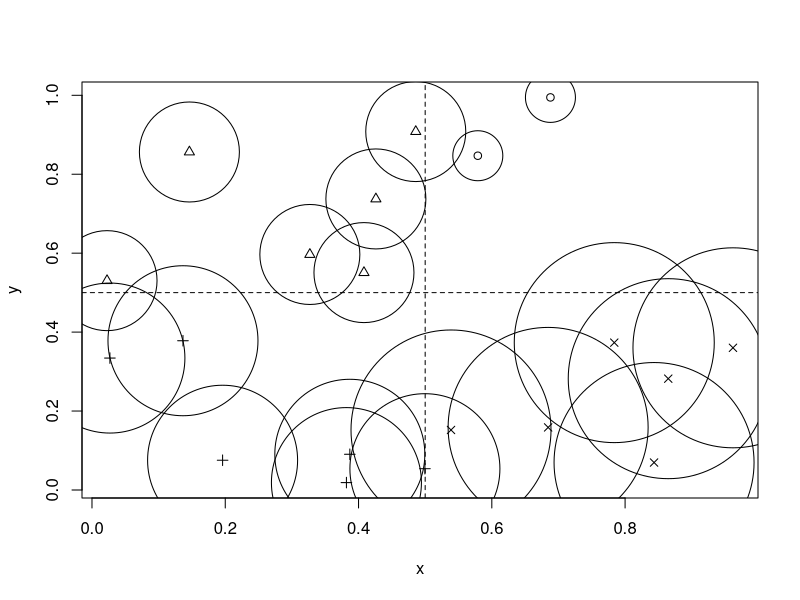
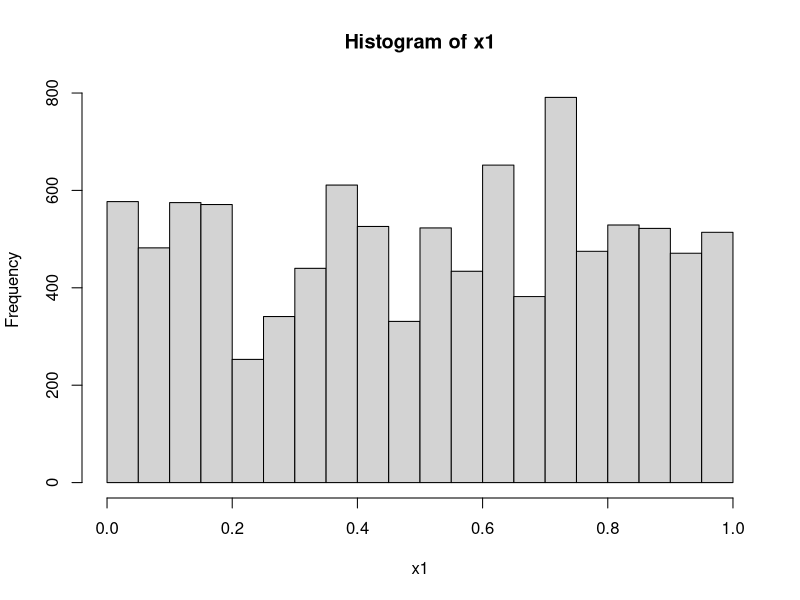
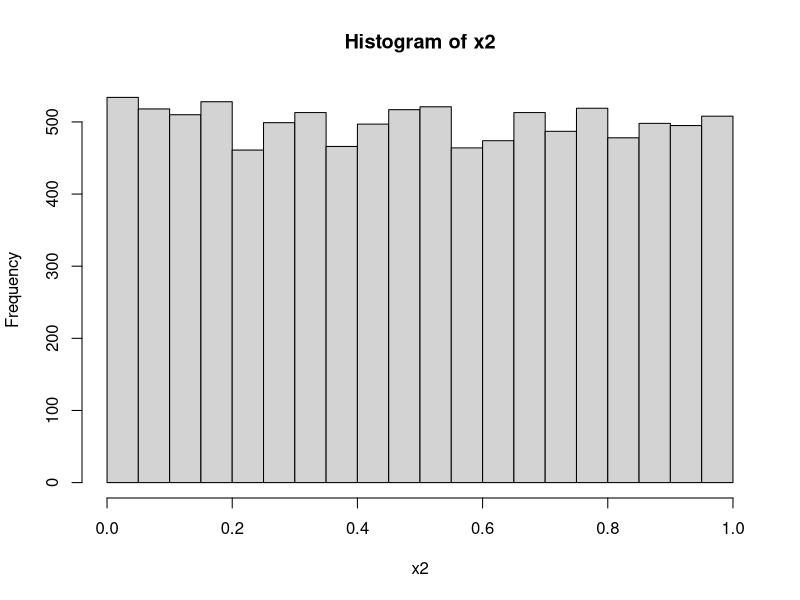
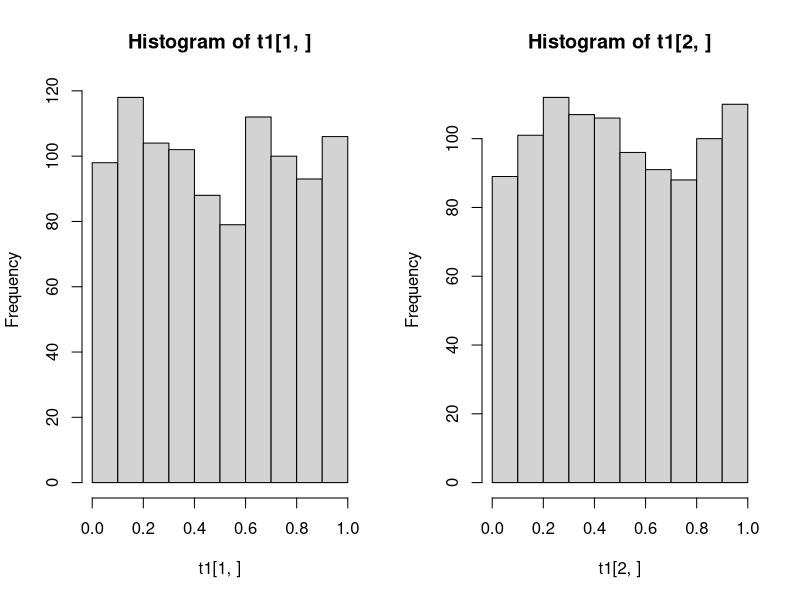
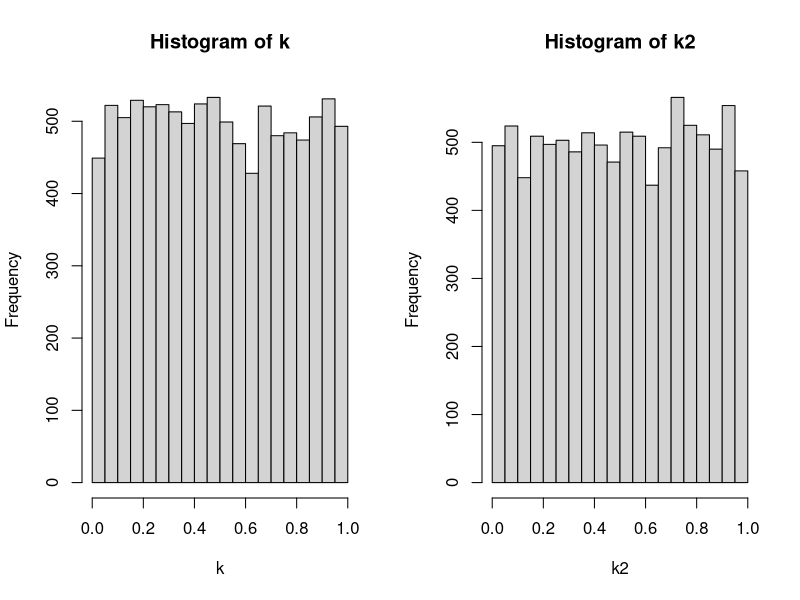
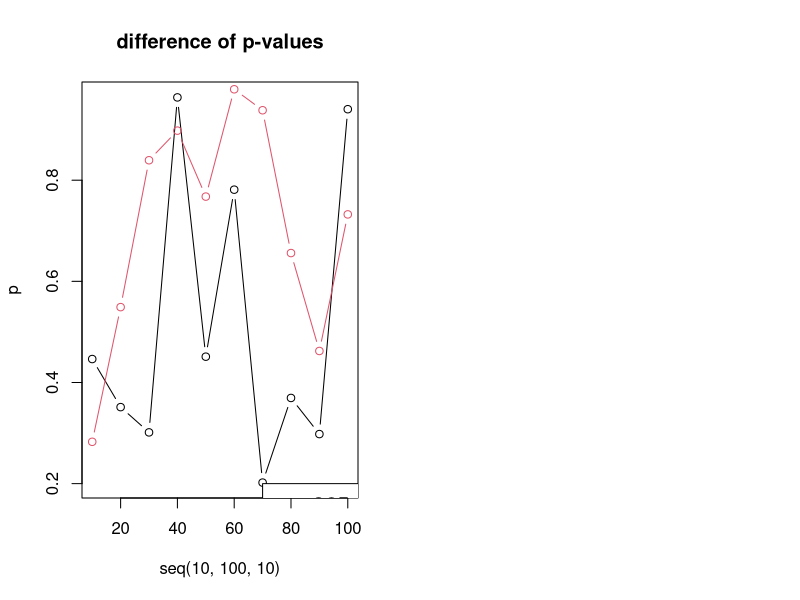

Reproduce these figures in R, in order.
##-HW1-################
#1(a)
rep(seq(0,4), each = 5)

#1(b)
seq(1:5) + rep(0:4, each = 5)

#1(C) 
x <- c("red","yellow","blue","green","magenta","cyan")
i <- seq(1:3) + rep(0:3, each = 3)
x[i]


#2(a)-################
library(spatstat)

mindist <- function(x, y){
 min(nndist(x, y))
}

x <- runif(20)
y <- runif(20)
mindist(x, y)

#2(b)
grid <- function(x){
  if(x[1] > 0.5 && x[2] > 0.5){index <- 1
  }else if(x[1] < 0.5 && x[2] > 0.5){index <- 2
  }else if(x[1] < 0.5 && x[2] < 0.5){index <- 3
  }else {index <- 4}
}
xy <- rbind(x,y)
index <- apply(xy, 2, grid)

plot(x, y, pch=index)
abline(h = 0.5, v = 0.5, lty=2)

#2(c)
symbols(x, y, circles = index, add = T)


#3-################
gcd = function(a,b){
  if (b==0) a else gcd(b, a %% b) 
}

lcm = function(c,d){
  return(c * d / gcd(c,d)) 
}


#4(a)-################
midsqur <- function(seed,times){
  numvector <- NULL
  for(i in 1:times){
    num <- seed * seed
    seed <- (num%/%1000) %% 1000000
    numvector <- c(numvector, seed)
  }
  numvector <- (numvector / 10^6)
  return(numvector)
}

x <- ceiling(runif(1, 0, 999999)) 
x1 <- midsqur(x, 10000)
hist(x1)
ks.test(x1, y = "punif")

for(i in 1:length(x1)){
  y <- x1[i] - x1
  yc <- x1[which(y == 0)]
}
table(yc)


#4(b)
x1 <- 0.6
x2 <- 0
for (i in 1:10000){
  x1 <- (69069*x1) %% 2^32
  x2 <- c(x2, x1)
}
x2 <- x2[-1] / 2^32
hist(x2)

v <- floor(x2 * 10) 
chisq.test(table(v))
ks.test(x2, y = "punif")


#4(c)
xi <- rnorm(1, 0, 1)
yi <- rnorm(1, 0, 1)
zi <- rnorm(1, 0, 1)
vector <- NULL

for (j in 1:10000) {
  xi <- (171*xi) %% 30269
  yi <- (172*yi) %% 30307
  zi <- (170*zi) %% 30323
  ui <- ((xi/30269) + (yi/30307) + (zi/30323)) %% 1
  vector <- c(vector, ui)
}

v <- floor(x2 * 10) 
chisq.test(table(v))
ks.test(vector, y = "punif")


#5(a)-################
t1 <- NULL
be <- 10000/15
for (i in 1:1000) {
  a1 <- sample(c(1:15), 10000, T)
  a2 <- ceiling(15 * runif(10000))
  b1 <- table(a1)
  b2 <- table(a2)
  c1 <- sum((b1-be)^2 / be)
  c2 <- sum((b2-be)^2 / be)
  d1 <- pchisq(c1, 14)
  d2 <- pchisq(c2, 14)
  t1 <- cbind(t1,c(d1,d2))
}
par(mfrow = c(1, 2))
hist(t1[1,])
hist(t1[2,])

v1 <- table(floor(t1[1,] * 10))
chisq.test(v1)
v2 <- table(floor(t1[2,] * 10))
chisq.test(v2)

#5(b)
casio <- function(seed, times){
  phi <- (1+sqrt(5)) / 2
  uvector <- NULL
  for(i in 1:times){
    seed <- ((phi+seed)^5) %% 1
    uvector <- c(uvector,seed)
  }
  return(uvector)
}

casio2 <- function(seed,times){
  uvector <- NULL
  for(i in 1:times){
    seed <- ((sqrt(2)+seed)^5) %% 1
    uvector <- c(uvector,seed)
  }
  return(uvector)
}

l <- runif(1, 0, 1)
k <- casio(l, 10000)
k2 <- casio2(l, 10000)
par(mfrow = c(1, 2))
hist(k)
hist(k2)

v1 <- floor(k * 10)
chisq.test(table(v1))
v2 <- floor(k2 * 10)
chisq.test(table(v2))

#6
fibonacci <- function(seed, n){ 
  m <- length(seed) - 1 
  for (j in 1:n) { 
    x <- (seed[j] + seed[j+m]) %% 1
    seed <- c(seed,x)
  }
  return(seed[-c(1:(m+1))])
}

 
p <- NULL
pid <- NULL
for(i in 1:10){
  k <- runif(10*i, 0, 1)
  k <- fibonacci(k, 10000)
  pvector <- chisq.test(table(ceiling(k*10)/10))$p.value
  p <- c(p, pvector)
  mat <- matrix(k[-1], ncol=3333, byrow = F)
  mat2 <- apply(mat, 2, rank)
  mat3 <- mat2[1,]*100 + mat2[2,]*10 + mat2[3,]
  pidvector <- chisq.test(table(mat3))$p.value
  pid <- c(pid, pidvector)
}

plot(seq(10, 100, 10), p, type = "b", main = "difference of p-values")
lines(seq(10, 100, 10), pid, type = "b", col = 2)
legend(70, .2, c("GOF", "Indept"), col = c(1, 2), lty = 1, pch = 1)
abline(h = 0.05, col = 3)
